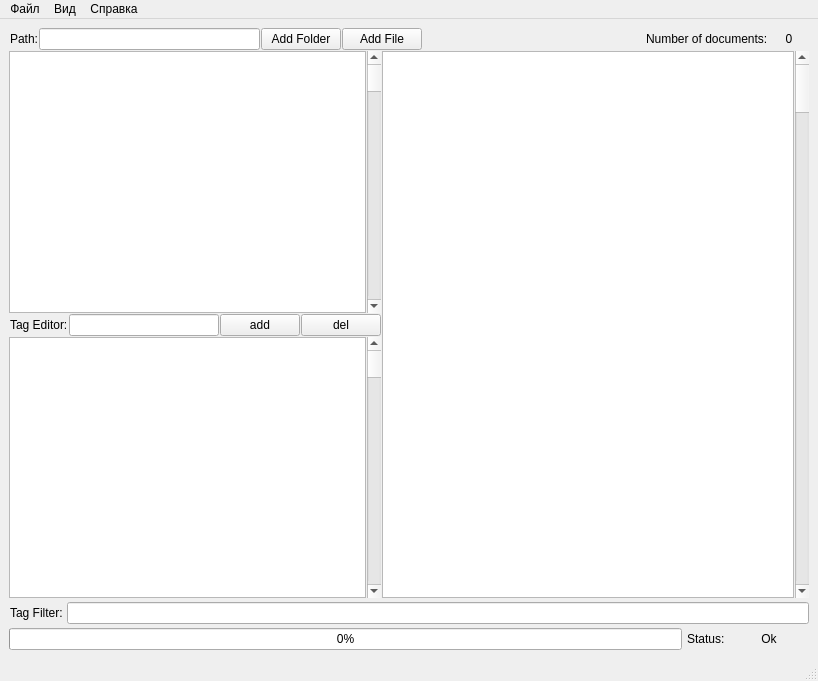
<?xml version="1.0" encoding="UTF-8"?>
<ui version="4.0">
 <class>MainWindow</class>
 <widget class="QMainWindow" name="MainWindow">
  <property name="geometry">
   <rect>
    <x>0</x>
    <y>0</y>
    <width>818</width>
    <height>681</height>
   </rect>
  </property>
  <property name="sizePolicy">
   <sizepolicy hsizetype="MinimumExpanding" vsizetype="MinimumExpanding">
    <horstretch>0</horstretch>
    <verstretch>0</verstretch>
   </sizepolicy>
  </property>
  <property name="windowTitle">
   <string>Librarian 0.1</string>
  </property>
  <property name="accessibleName">
   <string>lib_main</string>
  </property>
  <property name="accessibleDescription">
   <string>librarian program</string>
  </property>
  <property name="dockNestingEnabled">
   <bool>true</bool>
  </property>
  <property name="unifiedTitleAndToolBarOnMac">
   <bool>true</bool>
  </property>
  <widget class="QWidget" name="centralwidget">
   <property name="sizePolicy">
    <sizepolicy hsizetype="Expanding" vsizetype="Expanding">
     <horstretch>0</horstretch>
     <verstretch>0</verstretch>
    </sizepolicy>
   </property>
   <layout class="QVBoxLayout" name="verticalLayout" stretch="60,3,1">
    <property name="spacing">
     <number>4</number>
    </property>
    <property name="sizeConstraint">
     <enum>QLayout::SetMinAndMaxSize</enum>
    </property>
    <item>
     <layout class="QVBoxLayout" name="verticalLayout_2" stretch="1,25">
      <property name="spacing">
       <number>1</number>
      </property>
      <item>
       <layout class="QHBoxLayout" name="horizontalLayout_3">
        <item>
         <widget class="QLabel" name="label_7">
          <property name="text">
           <string>Path:</string>
          </property>
          <property name="indent">
           <number>1</number>
          </property>
         </widget>
        </item>
        <item>
         <widget class="QLineEdit" name="inputPathLine"/>
        </item>
        <item>
         <widget class="QPushButton" name="addFolderButton">
          <property name="text">
           <string>Add Folder</string>
          </property>
         </widget>
        </item>
        <item>
         <widget class="QPushButton" name="addFileButton">
          <property name="text">
           <string>Add File</string>
          </property>
         </widget>
        </item>
        <item>
         <spacer name="horizontalSpacer">
          <property name="orientation">
           <enum>Qt::Horizontal</enum>
          </property>
          <property name="sizeHint" stdset="0">
           <size>
            <width>40</width>
            <height>20</height>
           </size>
          </property>
         </spacer>
        </item>
        <item>
         <widget class="QLabel" name="label_2">
          <property name="text">
           <string>Number of documents:</string>
          </property>
          <property name="indent">
           <number>2</number>
          </property>
         </widget>
        </item>
        <item>
         <widget class="QLabel" name="label_3">
          <property name="minimumSize">
           <size>
            <width>40</width>
            <height>0</height>
           </size>
          </property>
          <property name="text">
           <string>0</string>
          </property>
          <property name="alignment">
           <set>Qt::AlignCenter</set>
          </property>
         </widget>
        </item>
       </layout>
      </item>
      <item>
       <layout class="QHBoxLayout" name="horizontalLayout_4" stretch="10,20,0">
        <item>
         <layout class="QVBoxLayout" name="verticalLayout_3" stretch="10,1,10">
          <item>
           <layout class="QHBoxLayout" name="horizontalLayout">
            <item>
             <widget class="QTreeView" name="treeView"/>
            </item>
            <item>
             <widget class="QScrollBar" name="verticalScrollBar_2">
              <property name="orientation">
               <enum>Qt::Vertical</enum>
              </property>
             </widget>
            </item>
           </layout>
          </item>
          <item>
           <layout class="QHBoxLayout" name="horizontalLayout_8">
            <item>
             <widget class="QLabel" name="label_5">
              <property name="text">
               <string>Tag Editor:</string>
              </property>
              <property name="indent">
               <number>1</number>
              </property>
             </widget>
            </item>
            <item>
             <widget class="QLineEdit" name="inputTagLine">
              <property name="minimumSize">
               <size>
                <width>150</width>
                <height>0</height>
               </size>
              </property>
             </widget>
            </item>
            <item>
             <widget class="QPushButton" name="addTagButton">
              <property name="sizePolicy">
               <sizepolicy hsizetype="Minimum" vsizetype="Fixed">
                <horstretch>0</horstretch>
                <verstretch>0</verstretch>
               </sizepolicy>
              </property>
              <property name="text">
               <string>add</string>
              </property>
             </widget>
            </item>
            <item>
             <widget class="QPushButton" name="deleteTagButton">
              <property name="text">
               <string>del</string>
              </property>
             </widget>
            </item>
           </layout>
          </item>
          <item>
           <layout class="QHBoxLayout" name="horizontalLayout_5">
            <item>
             <widget class="QListView" name="listView"/>
            </item>
            <item>
             <widget class="QScrollBar" name="verticalScrollBar_3">
              <property name="orientation">
               <enum>Qt::Vertical</enum>
              </property>
             </widget>
            </item>
           </layout>
          </item>
         </layout>
        </item>
        <item>
         <widget class="QColumnView" name="columnView"/>
        </item>
        <item>
         <widget class="QScrollBar" name="verticalScrollBar">
          <property name="orientation">
           <enum>Qt::Vertical</enum>
          </property>
         </widget>
        </item>
       </layout>
      </item>
     </layout>
    </item>
    <item>
     <layout class="QHBoxLayout" name="horizontalLayout_7">
      <item>
       <widget class="QLabel" name="label_4">
        <property name="text">
         <string>Tag Filter:</string>
        </property>
        <property name="indent">
         <number>1</number>
        </property>
       </widget>
      </item>
      <item>
       <widget class="QLineEdit" name="inputTagFilter"/>
      </item>
     </layout>
    </item>
    <item>
     <layout class="QHBoxLayout" name="horizontalLayout_2">
      <item>
       <widget class="QProgressBar" name="progressBar">
        <property name="value">
         <number>0</number>
        </property>
       </widget>
      </item>
      <item>
       <widget class="QLabel" name="label">
        <property name="minimumSize">
         <size>
          <width>0</width>
          <height>0</height>
         </size>
        </property>
        <property name="text">
         <string>Status:</string>
        </property>
        <property name="scaledContents">
         <bool>true</bool>
        </property>
        <property name="margin">
         <number>3</number>
        </property>
        <property name="indent">
         <number>1</number>
        </property>
       </widget>
      </item>
      <item>
       <widget class="QLabel" name="label_6">
        <property name="minimumSize">
         <size>
          <width>80</width>
          <height>0</height>
         </size>
        </property>
        <property name="text">
         <string>Ok</string>
        </property>
        <property name="alignment">
         <set>Qt::AlignCenter</set>
        </property>
        <property name="indent">
         <number>1</number>
        </property>
       </widget>
      </item>
     </layout>
    </item>
   </layout>
  </widget>
  <widget class="QMenuBar" name="menubar">
   <property name="geometry">
    <rect>
     <x>0</x>
     <y>0</y>
     <width>818</width>
     <height>21</height>
    </rect>
   </property>
   <property name="layoutDirection">
    <enum>Qt::LeftToRight</enum>
   </property>
   <widget class="QMenu" name="menu">
    <property name="title">
     <string>Файл</string>
    </property>
    <addaction name="addFolderMenuBut"/>
    <addaction name="addFileMenuBut"/>
    <addaction name="separator"/>
    <addaction name="exitButton"/>
   </widget>
   <widget class="QMenu" name="menu_2">
    <property name="title">
     <string>Вид</string>
    </property>
   </widget>
   <widget class="QMenu" name="menu_3">
    <property name="title">
     <string>Справка</string>
    </property>
    <addaction name="action_3"/>
   </widget>
   <addaction name="menu"/>
   <addaction name="menu_2"/>
   <addaction name="menu_3"/>
  </widget>
  <widget class="QStatusBar" name="statusbar">
   <property name="sizePolicy">
    <sizepolicy hsizetype="Expanding" vsizetype="Expanding">
     <horstretch>0</horstretch>
     <verstretch>0</verstretch>
    </sizepolicy>
   </property>
  </widget>
  <action name="addFolderMenuBut">
   <property name="text">
    <string>Add Folder</string>
   </property>
  </action>
  <action name="addFileMenuBut">
   <property name="text">
    <string>Add File</string>
   </property>
  </action>
  <action name="action_3">
   <property name="text">
    <string>About</string>
   </property>
  </action>
  <action name="exitButton">
   <property name="text">
    <string>Exit</string>
   </property>
  </action>
 </widget>
 <resources/>
 <connections>
  <connection>
   <sender>addFolderButton</sender>
   <signal>clicked()</signal>
   <receiver>inputPathLine</receiver>
   <slot>showNormal()</slot>
   <hints>
    <hint type="sourcelabel">
     <x>48</x>
     <y>43</y>
    </hint>
    <hint type="destinationlabel">
     <x>151</x>
     <y>42</y>
    </hint>
   </hints>
  </connection>
  <connection>
   <sender>exitButton</sender>
   <signal>triggered()</signal>
   <receiver>MainWindow</receiver>
   <slot>close()</slot>
   <hints>
    <hint type="sourcelabel">
     <x>-1</x>
     <y>-1</y>
    </hint>
    <hint type="destinationlabel">
     <x>408</x>
     <y>340</y>
    </hint>
   </hints>
  </connection>
  <connection>
   <sender>addFileButton</sender>
   <signal>clicked()</signal>
   <receiver>inputPathLine</receiver>
   <slot>update()</slot>
   <hints>
    <hint type="sourcelabel">
     <x>129</x>
     <y>43</y>
    </hint>
    <hint type="destinationlabel">
     <x>151</x>
     <y>42</y>
    </hint>
   </hints>
  </connection>
  <connection>
   <sender>addTagButton</sender>
   <signal>clicked()</signal>
   <receiver>inputTagLine</receiver>
   <slot>update()</slot>
   <hints>
    <hint type="sourcelabel">
     <x>266</x>
     <y>324</y>
    </hint>
    <hint type="destinationlabel">
     <x>147</x>
     <y>323</y>
    </hint>
   </hints>
  </connection>
  <connection>
   <sender>deleteTagButton</sender>
   <signal>pressed()</signal>
   <receiver>listView</receiver>
   <slot>update()</slot>
   <hints>
    <hint type="sourcelabel">
     <x>347</x>
     <y>324</y>
    </hint>
    <hint type="destinationlabel">
     <x>187</x>
     <y>466</y>
    </hint>
   </hints>
  </connection>
  <connection>
   <sender>inputTagFilter</sender>
   <signal>returnPressed()</signal>
   <receiver>columnView</receiver>
   <slot>update()</slot>
   <hints>
    <hint type="sourcelabel">
     <x>436</x>
     <y>610</y>
    </hint>
    <hint type="destinationlabel">
     <x>68</x>
     <y>54</y>
    </hint>
   </hints>
  </connection>
 </connections>
</ui>
